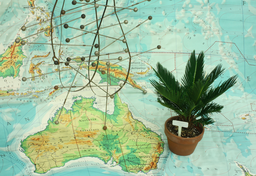
#> input picture Section C/MiddEval3/testQ/Australia/im0.png, 256 x 176 px, shrunk from 715 x 492 before the run, found by its file name
$ python main.py   (Python 2 division)
#> lines starting #> are read from the running program, lines starting #| are printed output that depends on the picture; long printed decimals are rounded
import cv2
import numpy as np
import math
import time
import matplotlib.pyplot as plt

list_of_folders = ['Adirondack', 'ArtL', 'Jadeplant',
                   'Motorcycle', 'MotorcycleE', 'Piano',
                   'PianoL', 'Pipes', 'Playroom', 'Playtable',
                   'PlaytableP', 'Recycle', 'Shelves', 'Teddy',
                   'Vintage']
start = time.time()

costs = []

# [14 lines left out: function ssd, not called in this run]


def sad(left, right, window_length, window_width):
    cost = 0
    cost_arr = []
    for d in range(window_width/4):
        for j in range(window_length):
            for i in range(window_width):
                if (i + d < window_width):
                    cost = cost + abs(int(left[j, i]) - int(right[j, i - d]))
        cost_arr.append({"cost": cost, "d": d})
        cost = 0
    min_cost = min(cost_arr, key=lambda x: x['cost'])
    print('Minimum Cost SAD: ', min_cost['cost'] * 100 / (window_length * window_width))
    print('D: ', min_cost['d'])
    return min_cost['cost']/ (100*window_length * window_width)


# [36 lines left out: function zmncc, not called in this run]


for file in list_of_folders:
    fileLeft = 'MiddEval3/trainingQ/' + file + '/im0.png'
    fileRight = 'MiddEval3/trainingQ/'+ file + '/im1.png'
    left = cv2.imread(fileLeft, 0)
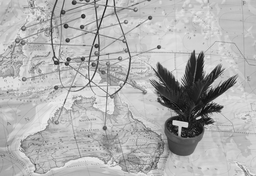
#> left: shape (176, 256); min 8, max 250, mean 175.6
    right = cv2.imread(fileRight, 0)
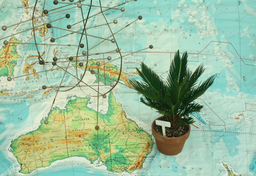
#> input picture Section C/MiddEval3/testQ/Australia/im1.png, 256 x 176 px, shrunk from 715 x 492 before the run, found by its file name
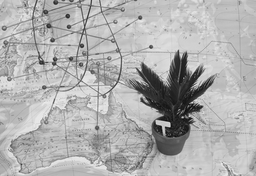
#> right: shape (176, 256); min 11, max 239, mean 175
    ww = left.shape[1]
#> ww = 256
    wl = left.shape[0]
#> wl = 176

    stereo = cv2.StereoBM_create(numDisparities=64, blockSize=7)
    disparity = stereo.compute(left, right)
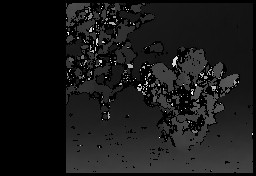
#> disparity: shape (176, 256) int16; min -16, max 1008, mean 86.8; drawn with min black and max white
    plt.imshow(disparity, 'gray')
    plt.show()
    print("--------------------------------------------------------------")
    print("Processing...",file )
    print("--------------------------------------------------------------")
    costs.append(sad(left, right, wl, ww))
#> after the loop in sad, `for d in range(window_width/4):`: cost_arr = 64 items
#> in sad, `min_cost = min(cost_arr, key=lambda x: x['cost'])`: min_cost = {'cost': 868916, 'd': 15}
#| Minimum Cost SAD:  1928
#| D:  15

print("--------------------------------------------------------------")
print("Processing...", "Average")
print("--------------------------------------------------------------")
print("Average Cost: ", min(costs))
end = time.time()
print('Time taken: ', end-start)
#| Time taken:  10.750
